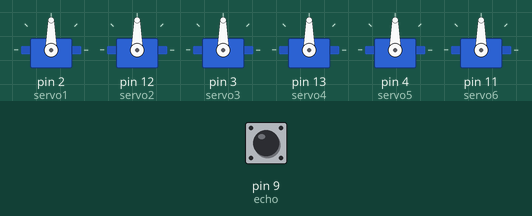
Recording of a sketch running on a simulated Arduino Uno, built with avr-gcc and run on an emulated ATmega328P. On the bench: 6 × servo. Inputs (shaded band) come from the test bench; at power-on: pin 9 (echo) LOW.

Above: at 0.1 s.
At 2.17 s:
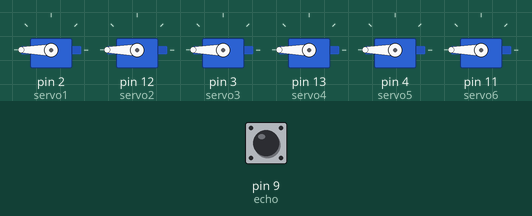
4.8 s: pin 9 (echo) pulsed HIGH 5 times (0.12 s each, 0.3 s apart)
At 8.3 s:
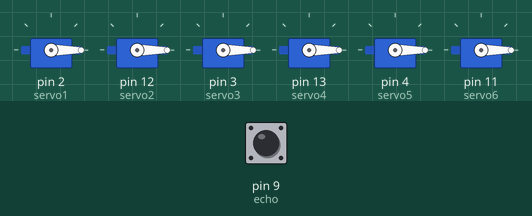
Timing chart, 0 to 78.3 s (numbered marks = the images above; inputs shaded):
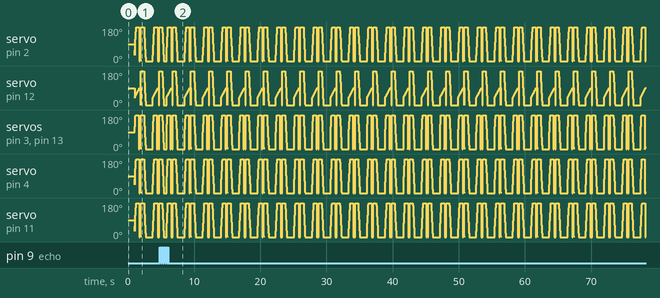

The sketch:

start_simulating1.ino
```cpp
#include<Servo.h>
int trig=8;
int echo=9;
int dt=10;
Servo servo1,servo2,servo3,servo4,servo5,servo6;


void setup() {

pinMode(trig,OUTPUT);
pinMode(echo,INPUT);
Serial.begin(9600);
  servo1.attach(2);
  servo2.attach(12);
  servo3.attach(3);
  servo4.attach(13);
  servo5.attach(4);
  servo6.attach(11);
}
int b=30,s=945,e=90,w=90,n=45,p=30;

void loop() {
  // put your main code here, to run repeatedly:


if (calc_dis()<10)
{
  for (int i=0;i<=540;i++)
  {
    servo1.write(i+b);
    servo2.write(i+s);
    servo3.write(i+e);
    servo4.write(i+w);
    servo5.write(i+n);
    servo6.write(i+p);
    delay(1);
  }
  delay(100);
  for (int i=540;i>=0;i--)
  {
    servo1.write(i);
    servo2.write(i);
    servo3.write(i);
    servo4.write(i);
    servo5.write(i);
    servo6.write(i);
    delay(1);
  }
  delay(100);
}
}

//This code is written to calculate the DISTANCE using ULTRASONIC SENSOR

int calc_dis()
{
  int duration,distance;
  digitalWrite(trig,HIGH);
  delay(dt);
  digitalWrite(trig,LOW);
  duration=pulseIn(echo,HIGH);
  distance = (duration/2) / 29.1;
  return distance;
}
```

Measured:
- by itself, servo on pin 2 (servo1), servo on pin 3 (servo3), servo on pin 13 (servo4), servo on pin 4 (servo5), servo on pin 11 (servo6): moves between 0° and 180°, repeating every 22.1 s
